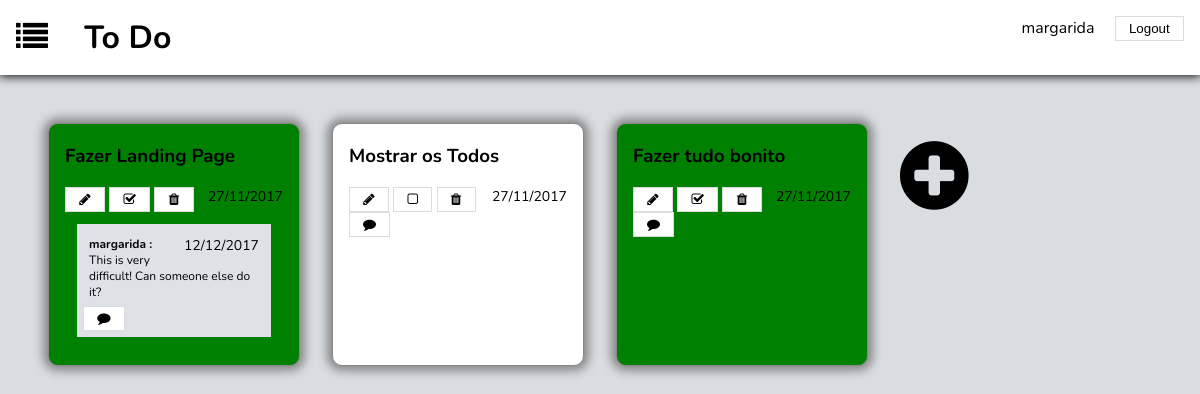
The app's page /list_page.php?list_id=1 (signed in) with its own data.
### tables this page shows
CREATE TABLE users (
	usr_id INTEGER PRIMARY KEY AUTOINCREMENT,
	usr_username VARCHAR UNIQUE,
	usr_name VARCHAR NOT NULL,
	usr_email VARCHAR NOT NULL,
	usr_image VARCHAR NOT NULL,
	usr_password VARCHAR NOT NULL
);

### list_page.php (called while the page is built, shortened)
<?php
	include_once('includes/init.php');
	include_once('database/list.php');
	$todos = getListTodos($_GET['list_id']);
	$comments = array();
	foreach ($todos as $todo) {
		$comments[$todo['todo_id']] = getTodoComments($todo['todo_id']);
	}
	include_once('templates/common/header_todos_list.php');
	include_once('templates/todos/show_todos.php');
	include_once('templates/common/footer.php');
?>

### database/list.php (called while the page is built, shortened)
<?php
	function getListTodos($list_id){
		global $dbh;
		$stmt = $dbh->prepare("SELECT todos.todo_id, todos.name, todos.limit_date, todos.done FROM todos, hasItems, lists
								WHERE lists.id = hasItems.list_id AND hasItems.todo_id = todos.todo_id AND lists.id = ?");
		$stmt->execute(array($list_id));
		return $stmt->fetchAll();
	}
	function getTodoComments($todo_id){
		global $dbh;
		$stmt = $dbh->prepare("SELECT users.usr_username, comments.date_written, comments.comment_text
								FROM comments, users WHERE todo_id = ? AND comments.usr_id = users.usr_id");
		$stmt->execute(array($todo_id));
		return $stmt->fetchAll();
	}
?>

### templates/todos/show_todos.php (the view, shortened to what this page needs)
<div id="todos_only">
	<?php foreach ($todos as $todo) { ?>
		<?php
		if($todo['done'] == 1)
			$check = 'check';
		else
			$check = 'not_check';
		?>
		<div id=<?= $todo['todo_id']?> class="todo_only <?= $check ?>">
			<h3><?= $todo['name']?></h3>
			<span><?= date_format(date_create($todo['limit_date']), "d/m/Y")?></span>
				<button name="Edit"><i class="fa fa-pencil" aria-hidden="true"></i></button>
			<?php if($todo['done'] == 1){?>
				<button name="Check"><i class="fa fa-check-square-o" aria-hidden="true"></i></button>
			<?php } else {?>
				<button name="Check"><i class="fa fa-square-o" aria-hidden="true"></i></button>
			<?php } ?>
				<button name="Remove"><i class="fa fa-1x fa-trash" aria-hidden="true"></i></button>
				<?php
					if(sizeof($comments[$todo['todo_id']]) > 0)
						$class = "comments";
					else
						$class = "no_comments";
				?>
				<div class=<?= $class ?>>
					<?php foreach($comments[$todo['todo_id']] as $comment){?>
						<div class="comment">
							<p><?=$comment['usr_username']?></p>
							<span><?=date_format(date_create($comment['date_written']), "d/m/Y")?></span>
							<p><?=$comment['comment_text']?></p>
						</div>
					<?php } ?>
					<button><i class="fa fa-comment" aria-hidden="true"></i></button>
				</div>
		</div>
	<?php } ?>
	<div id="ultimo">
		<a href="#"><i class="fa fa-plus-circle" aria-hidden="true"></i></a>
	</div>
</div>

### css/list_page.css (style rules this page uses)
body { background-color: #d9dde0; font-family: 'Nunito', sans-serif; margin: 0; }
a { text-decoration: none; color: black; }
button, input[type="Submit"] { padding: 0.3em 1em; background-color: white; border: 1px solid #d9dde0; color: black; }
#todos_only { margin: 2em; display: grid; grid-template-columns: 25% 25% 25% 25%; grid-template-rows: auto; }
#todos_only > * { display: inline-block; margin: 1em 1em; }
.todo_only { background-color: white; padding: 0 1em 1em 1em; margin: 0 auto; border: 1px solid #888888; border-radius: 10px; box-shadow: 0px 0px 10px 5px #888888; transition: transform 0.5s; }
.todo_only span { font-size: 14px; float: right; }
#ultimo a { font-size: 5em; max-width: 10em; }
.check { background-color: green; }
.not_check { background-color: white; }
.comments { background-color: #dee1e5; margin: 1em; padding: 0.5em; font-size: 12px; overflow-y: auto; max-height: 10em; }
.no_comments { background-color: white; display: inline-block; }
.no_comments button { font-size: 13px; }
.comment { margin: 0.5em; }
.comment p { margin: 0; }
.comment p:first-child { font-weight: bold; display: inline-block; }
.comment p:first-child:after { content: " :"; }

### records on screen
users: usr_username "margarida", date_written "12/12/2017", comment_text "This is very difficult! Can someone else do it?"

### other values on screen
$_SESSION['username'] "margarida"
$todo['name'] "Fazer Landing Page"
date_format(date_create($todo['limit_date']), "d/m/Y") "27/11/2017"
$todo['name'] "Mostrar os Todos"
$todo['name'] "Fazer tudo bonito"
